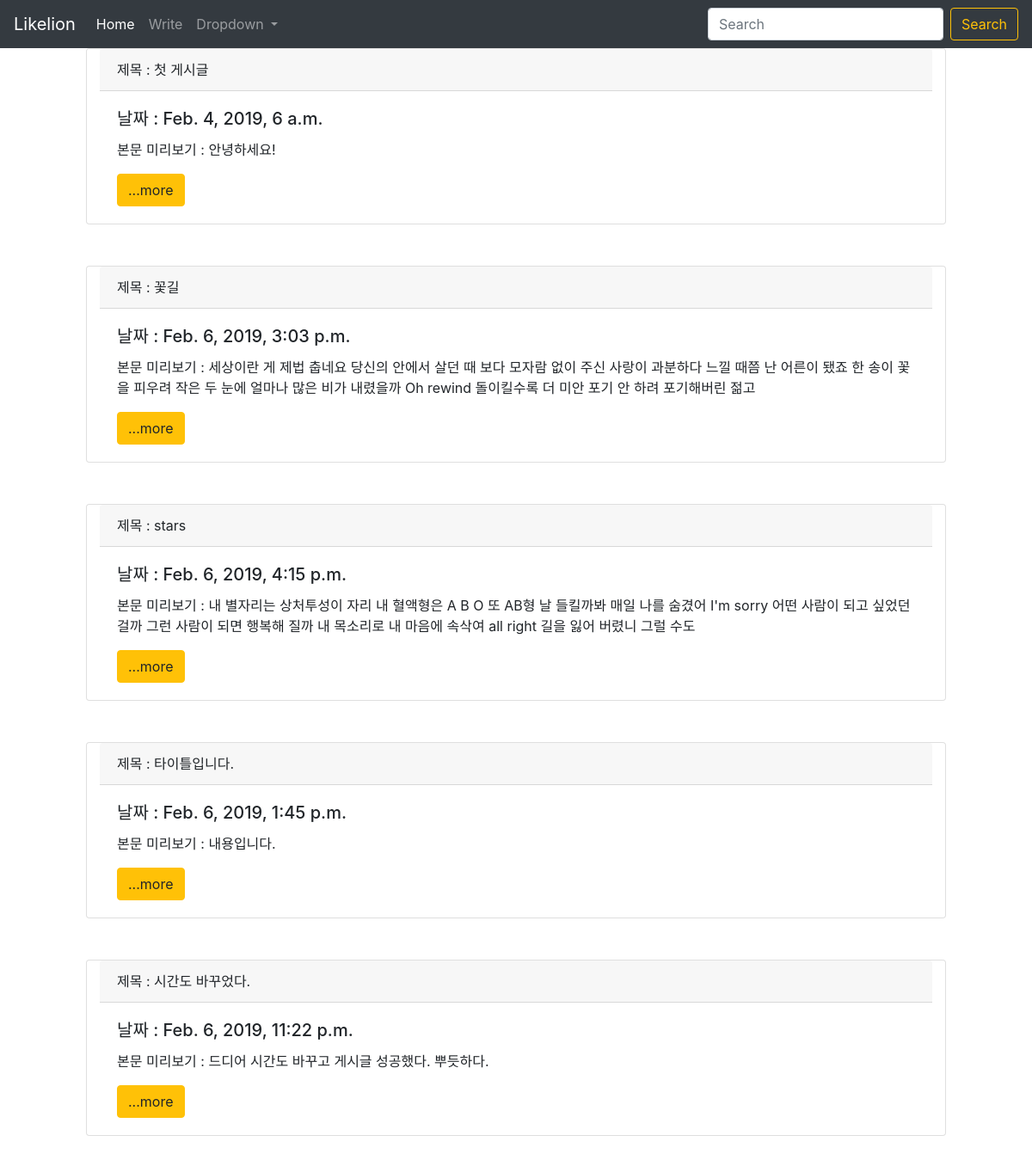
Before: / with the older database file.
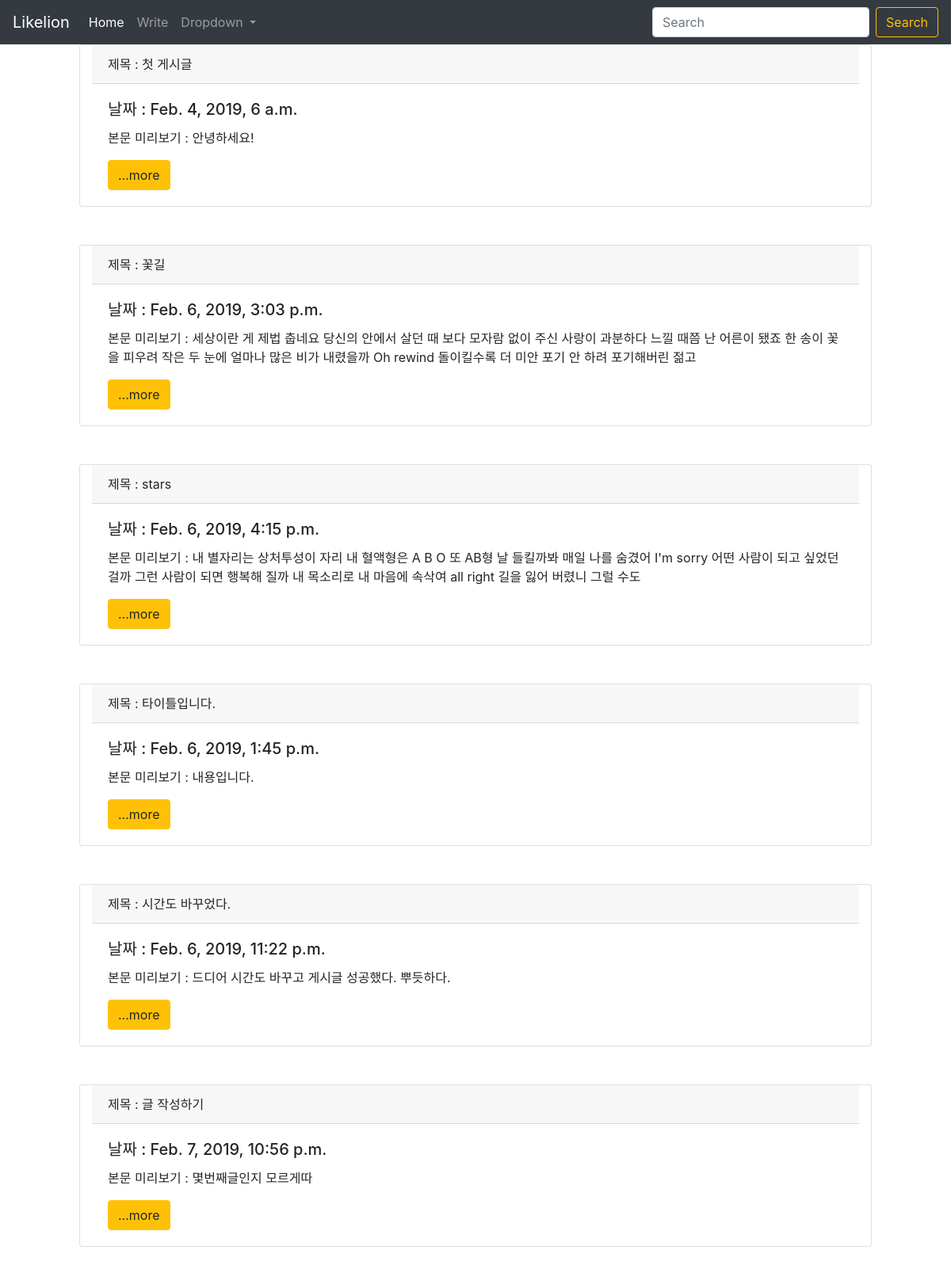
After: the same page with the newer database file.
### myblog/models.py (models this page shows, shortened)
class Myblog(models.Model):
  title = models.CharField(max_length=200)
  pub_date = models.DateTimeField('date published')
  body = models.TextField()
  def summary(self):
    return self.body[:150]

### myblog/views.py (the view)
# urls.py: path('', myblog.views.home, name="home"),
def home(request):
  blogs = Myblog.objects
  return render(request, 'home.html', {'blogs':blogs})

### myblog/templates/home.html
{%extends 'base.html'%}
{%block contents%}
<body>
  {% for myblog in blogs.all %}
    <div class="card mx-auto col-md-10" >
      <div class="card-header">
        제목 : {{myblog.title}}
      </div>
      <div class="card-body">
        <h5 class="card-title"> 날짜 : {{myblog.pub_date}} </h5>
        <p class="card-text">본문 미리보기 : {{myblog.summary}}</p>
        <a href="{%url 'detail' myblog.id%}" class="btn btn-warning">...more</a>
      </div>
    </div>
    <br /><br />
  {% endfor %}
</body>
{%endblock%}

### practice/templates/base.html (shortened to what this page needs)
<head>
    <link rel="stylesheet" href="https://stackpath.bootstrapcdn.com/bootstrap/4.1.3/css/bootstrap.min.css">
</head>
<body>
  <nav class="navbar navbar-expand-lg navbar-light bg-light navbar-dark bg-dark">
    <a class="navbar-brand" href="{% url 'home' %}">Likelion</a>
    <div class="collapse navbar-collapse" id="navbarSupportedContent">
      <ul class="navbar-nav mr-auto">
        <li class="nav-item active">
          <a class="nav-link" href="{%url 'home' %}">Home <span class="sr-only">(current)</span></a>
        </li>
        <li class="nav-item">
          <a class="nav-link" href="{%url 'new' %}">Write</a>
        </li>
        <li class="nav-item dropdown">
          <a class="nav-link dropdown-toggle" href="#" id="navbarDropdown" role="button" data-toggle="dropdown" aria-haspopup="true" aria-expanded="false">
            Dropdown
          </a>
        </li>
      </ul>
      <form class="form-inline my-2 my-lg-0">
        <input class="form-control mr-sm-2" type="search" placeholder="Search" aria-label="Search">
        <button class="btn btn-outline-warning my-2 my-sm-0" type="submit">Search</button>
      </form>
    </div>
  </nav>
  {% block contents%}
  {% endblock %}
</body>

Changed rows visible on the page:
added Myblog: title "글 작성하기", pub_date "Feb. 7, 2019, 10:56 p.m.", summary "몇번째글인지 모르게따"
